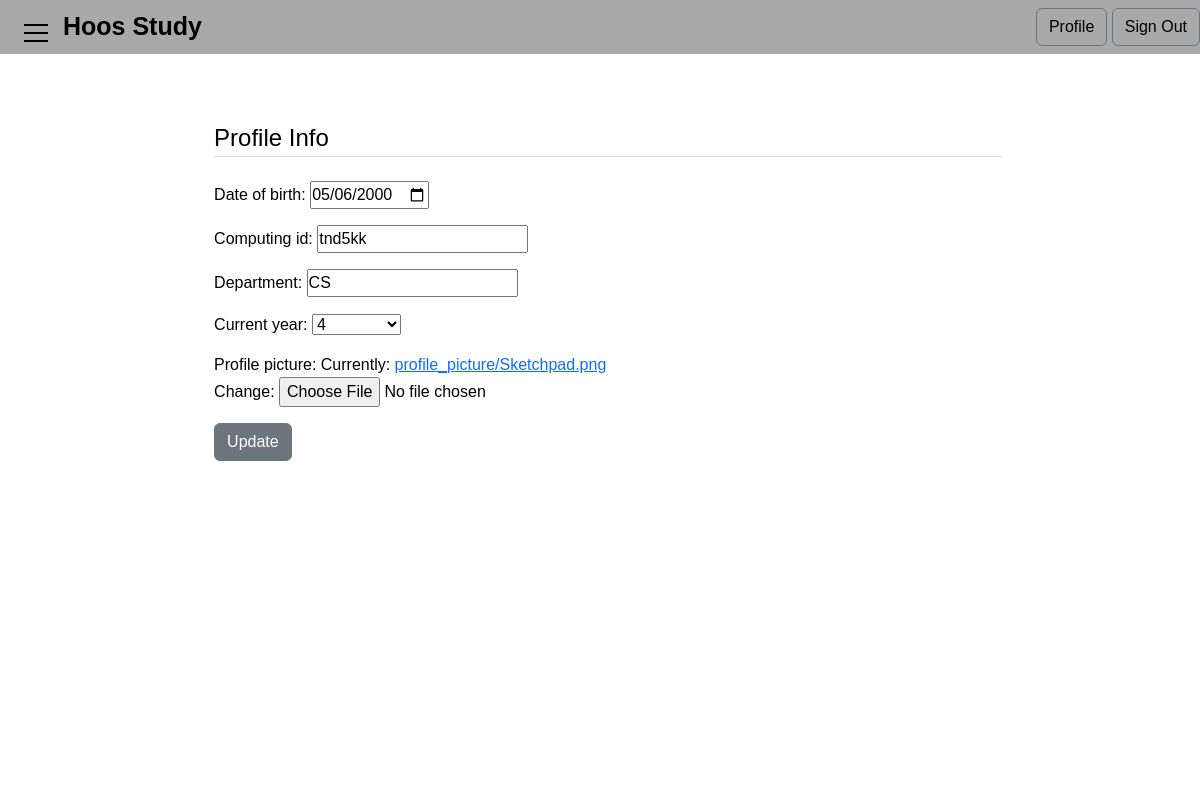
The page /profile/edit (signed in) on the database as committed earlier.
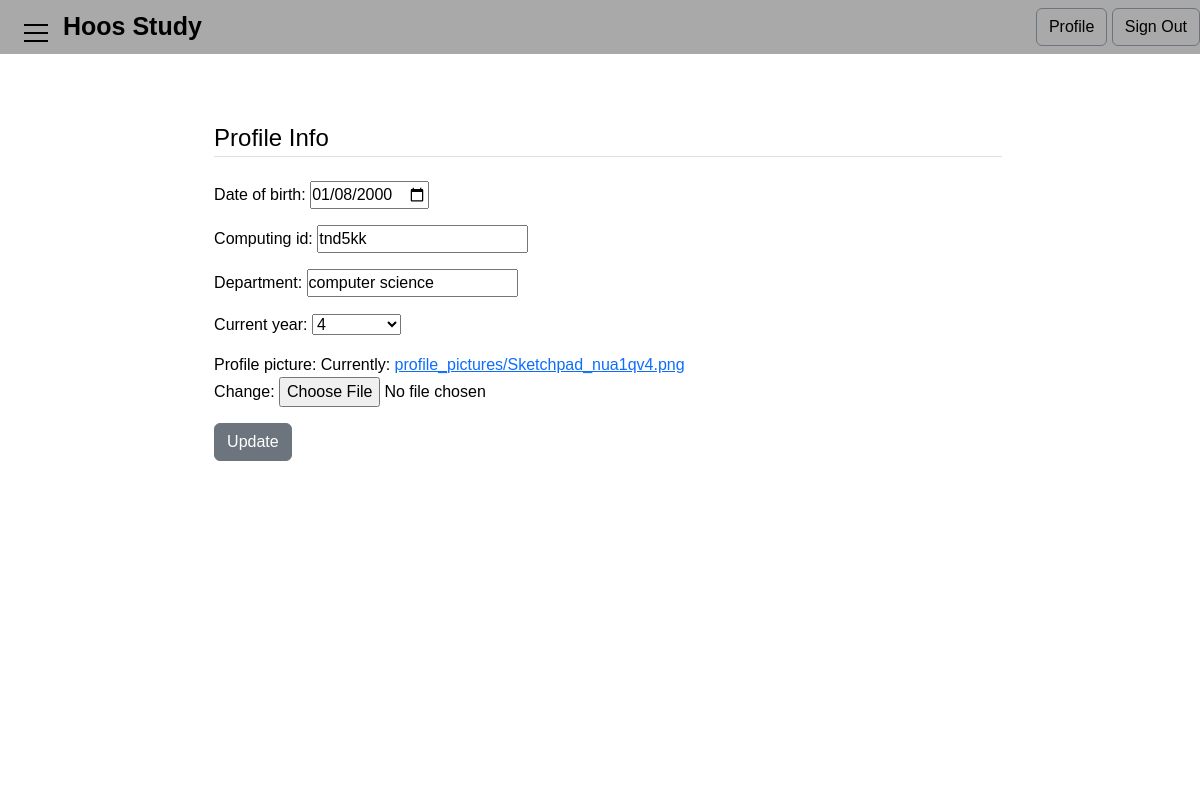
The same page on the database as committed later.
### studybuddy/models.py (models this page shows, shortened)
class Profile(models.Model):
    user = models.OneToOneField(User, on_delete=models.CASCADE)
    email = models.EmailField(null=True, unique=True)
    computing_id = models.CharField(max_length=20, null=True, unique=True)
    gender = models.CharField(max_length=20, null=True)
    date_of_birth = models.DateField(null=True)
    profile_picture = models.ImageField(upload_to='profile_pictures', default='/profile_pictures/default_pic.jpg')
    phone_number = models.IntegerField(null=True)
    department = models.CharField(max_length=255, null=True)
    current_year = models.CharField(max_length=20, null=True)
    gender_visible = models.BooleanField(default=False)
    phone_visible = models.BooleanField(default=False)

### studybuddy/views.py (the view)
# urls.py: path('profile/edit', views.editProfilePage, name='editProfile'),
@login_required
def editProfilePage(request):
    if request.method == 'POST':
        pro_form = ProfileUpdateForm(request.POST, request.FILES,
                                     instance=request.user.profile)
        if pro_form.is_valid():
            pro_form.save()
            return redirect('profilePage')
    else:
        pro_form = ProfileUpdateForm(instance=request.user.profile)
    context = {
            'pro_form': pro_form
    }
    return render(request, 'studybuddy/editProfile.html', context)

### studybuddy/forms.py
class ProfileUpdateForm(forms.ModelForm):
    CURRENT_YEAR_CHOICES = ((1, '1'), (2, '2'),
            (3, '3'), (4, '4'),
            (4, 'Graduate'),)
    date_of_birth = forms.DateField(widget=forms.DateInput(attrs={'type': 'date', 'max': datetime.now().date()}))
    current_year = forms.ChoiceField(choices=CURRENT_YEAR_CHOICES)
    class Meta:
        model = Profile
        fields = ['date_of_birth', 'computing_id',
                  'department', 'current_year', 'profile_picture']

### studybuddy/templates/studybuddy/editProfile.html (shortened to what this page needs)
{% extends 'base.html'%}
{% block maincontent %}
  <main style="padding-top:5%">
    <form method="POST" enctype="multipart/form-data" style="padding-left:2%;">
      <fieldset class="form-group">
        <legend class="border-bottom mb-4" > Profile Info </legend>
        {{ pro_form.as_p }}
      </fieldset>
      <div class="form-group" >
        <button type="submit" class="btn btn-secondary">Update</button>
      </div>
    </form>
  </main>
{% endblock %}

Rows that differ between the two databases and show on the page:
changed Profile "tnd5kk": date_of_birth "05/06/2000" → "01/08/2000"; department "CS" → "computer science"
Other text that changed with them:
text no longer shown: "Date of birth: Computing id: Department: Current year: Profile picture: Currently: profile_picture/Sketchpad.png Change:"
text now shown: "Date of birth: Computing id: Department: Current year: Profile picture: Currently: profile_pictures/Sketchpad_nua1qv4.png Change:"
